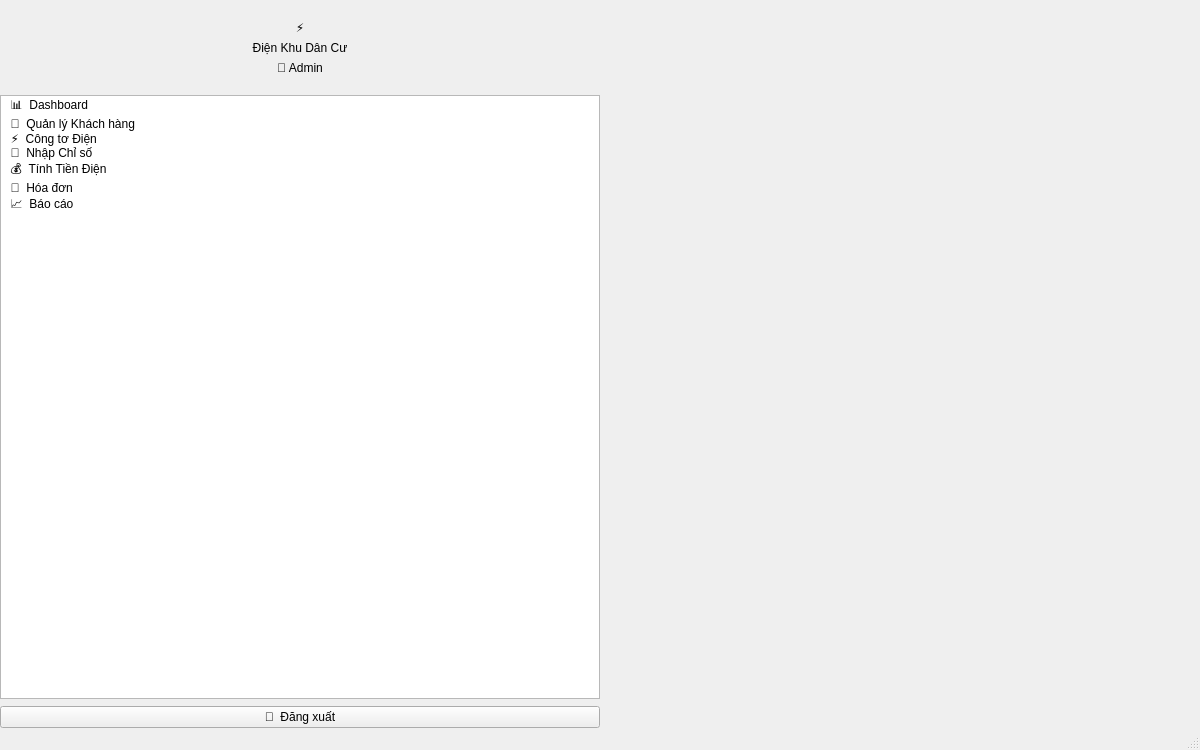
<?xml version="1.0" encoding="UTF-8"?>
<ui version="4.0">
 <class>MainWindow</class>
 <widget class="QMainWindow" name="MainWindow">
  <property name="geometry">
   <rect>
    <x>0</x>
    <y>0</y>
    <width>1200</width>
    <height>750</height>
   </rect>
  </property>
  <property name="minimumSize">
   <size>
    <width>1100</width>
    <height>680</height>
   </size>
  </property>
  <property name="windowTitle">
   <string>Quản lý Dịch vụ Cung cấp Điện Khu Dân Cư</string>
  </property>
  <widget class="QWidget" name="centralwidget">
   <layout class="QHBoxLayout" name="mainLayout">
    <property name="spacing">
     <number>0</number>
    </property>
    <property name="leftMargin">
     <number>0</number>
    </property>
    <property name="topMargin">
     <number>0</number>
    </property>
    <property name="rightMargin">
     <number>0</number>
    </property>
    <property name="bottomMargin">
     <number>0</number>
    </property>
    <item>
     <!-- Sidebar trái -->
     <widget class="QFrame" name="sidebar">
      <property name="minimumWidth">
       <number>230</number>
      </property>
      <property name="maximumWidth">
       <number>230</number>
      </property>
      <property name="objectName">
       <string>sidebar</string>
      </property>
      <layout class="QVBoxLayout" name="sidebarLayout">
       <property name="spacing">
        <number>0</number>
       </property>
       <property name="leftMargin">
        <number>0</number>
       </property>
       <property name="topMargin">
        <number>0</number>
       </property>
       <property name="rightMargin">
        <number>0</number>
       </property>
       <property name="bottomMargin">
        <number>0</number>
       </property>
       <item>
        <!-- Header sidebar -->
        <widget class="QFrame" name="sidebarHeader">
         <property name="objectName">
          <string>sidebarHeader</string>
         </property>
         <layout class="QVBoxLayout">
          <property name="leftMargin">
           <number>15</number>
          </property>
          <property name="topMargin">
           <number>20</number>
          </property>
          <property name="rightMargin">
           <number>15</number>
          </property>
          <property name="bottomMargin">
           <number>20</number>
          </property>
          <item>
           <widget class="QLabel" name="lblAppIcon">
            <property name="text">
             <string>⚡</string>
            </property>
            <property name="alignment">
             <set>Qt::AlignCenter</set>
            </property>
           </widget>
          </item>
          <item>
           <widget class="QLabel" name="lblAppName">
            <property name="text">
             <string>Điện Khu Dân Cư</string>
            </property>
            <property name="alignment">
             <set>Qt::AlignCenter</set>
            </property>
            <property name="objectName">
             <string>lblAppName</string>
            </property>
           </widget>
          </item>
          <item>
           <widget class="QLabel" name="lblUser">
            <property name="text">
             <string>👤 Admin</string>
            </property>
            <property name="alignment">
             <set>Qt::AlignCenter</set>
            </property>
            <property name="objectName">
             <string>lblUser</string>
            </property>
           </widget>
          </item>
         </layout>
        </widget>
       </item>
       <item>
        <!-- Menu danh sách -->
        <widget class="QListWidget" name="menuList">
         <property name="objectName">
          <string>menuList</string>
         </property>
         <property name="iconSize">
          <size>
           <width>20</width>
           <height>20</height>
          </size>
         </property>
         <item>
          <property name="text">
           <string>  📊  Dashboard</string>
          </property>
         </item>
         <item>
          <property name="text">
           <string>  👥  Quản lý Khách hàng</string>
          </property>
         </item>
         <item>
          <property name="text">
           <string>  ⚡  Công tơ Điện</string>
          </property>
         </item>
         <item>
          <property name="text">
           <string>  📝  Nhập Chỉ số</string>
          </property>
         </item>
         <item>
          <property name="text">
           <string>  💰  Tính Tiền Điện</string>
          </property>
         </item>
         <item>
          <property name="text">
           <string>  🧾  Hóa đơn</string>
          </property>
         </item>
         <item>
          <property name="text">
           <string>  📈  Báo cáo</string>
          </property>
         </item>
        </widget>
       </item>
       <item>
        <spacer name="sidebarSpacer">
         <property name="orientation">
          <enum>Qt::Vertical</enum>
         </property>
        </spacer>
       </item>
       <item>
        <!-- Nút đăng xuất -->
        <widget class="QPushButton" name="btnLogout">
         <property name="text">
          <string>🚪  Đăng xuất</string>
         </property>
         <property name="minimumHeight">
          <number>45</number>
         </property>
         <property name="objectName">
          <string>btnLogout</string>
         </property>
        </widget>
       </item>
      </layout>
     </widget>
    </item>
    <item>
     <!-- Khu vực nội dung chính -->
     <widget class="QStackedWidget" name="stackedWidget">
      <property name="objectName">
       <string>stackedWidget</string>
      </property>
     </widget>
    </item>
   </layout>
  </widget>
  <widget class="QStatusBar" name="statusbar">
   <property name="objectName">
    <string>statusbar</string>
   </property>
  </widget>
 </widget>
 <resources/>
 <connections/>
</ui>
